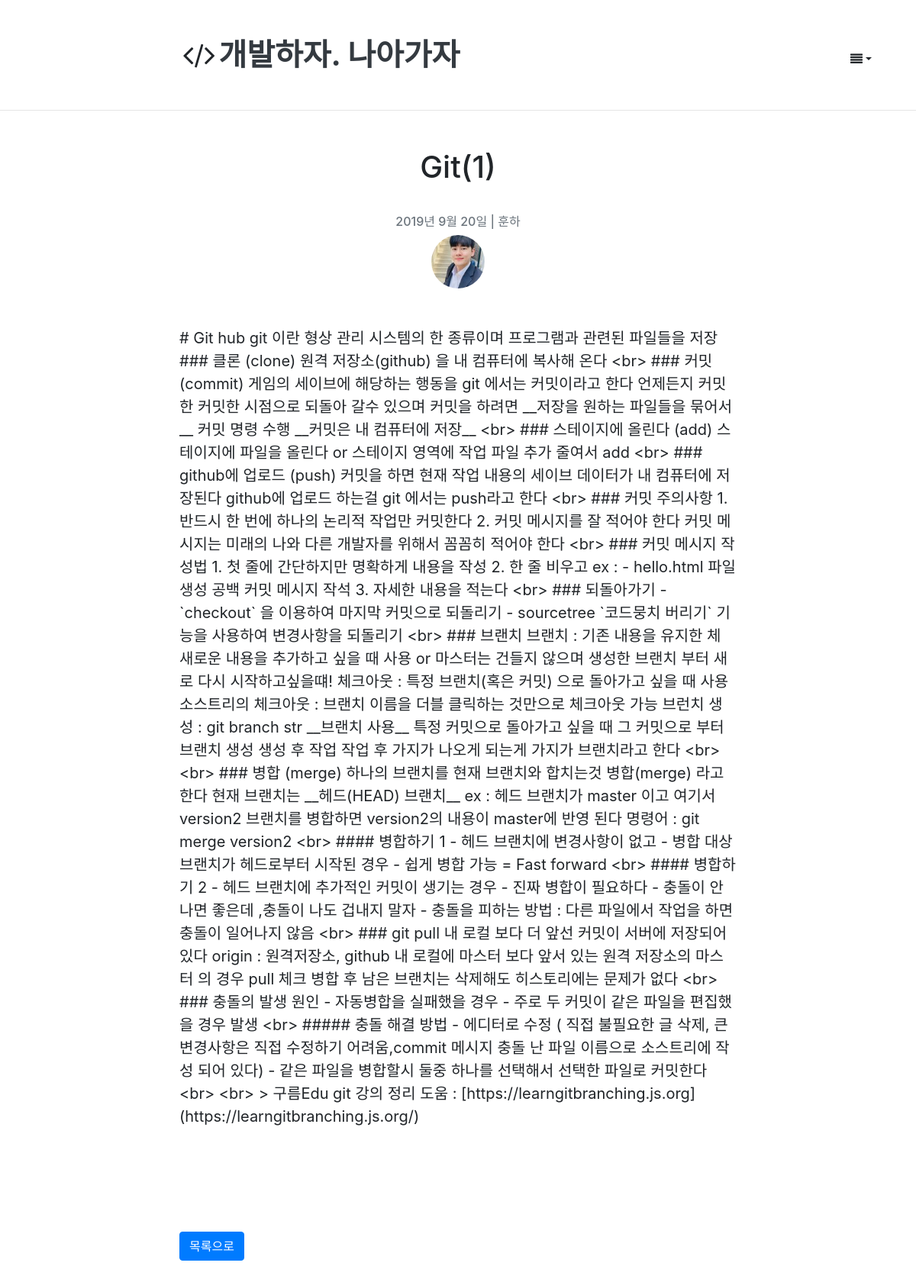
Screenshot of /50/ with the database file from the repository.
### blog/models.py (models this page shows, shortened)
class Post(models.Model):
    author = models.ForeignKey(Account , on_delete=models.CASCADE)
    title = models.CharField(max_length=100, verbose_name = 'Title' , help_text = 'Please enter a posting title')
    text = models.TextField(verbose_name='Contents')
    photo = ProcessedImageField(blank=True, upload_to = 'blog/post/%Y' ,processors = [Thumbnail(300,300)],format='JPEG' ,options={'quality': 60})
    created_date= models.DateTimeField(default =timezone.now)
    published_date = models.DateTimeField(blank=True , null=True)
    tags = models.CharField(max_length=100, blank=True)
    class Meta:
        ordering = ['-id']

### account/models.py (models this page shows, shortened)
class Account(AbstractBaseUser, PermissionsMixin):
    email = models.EmailField(
        verbose_name=('email address'),
        max_length=255,
        unique=True,
    )
    username = models.CharField(('username'), max_length=30,
                                help_text=('Requierd. 30 characters or fewer. Letters, digits'
                                           ' and ./+/-/_ only'),
                                validators=[  # 정규식을 통한 특수문자 제외
                                    validators.RegexValidator(r'^[\w.+-]+$', ('Enter a valid username.'), 'invalid')
                                ])
    is_staff = models.BooleanField(('staff status'), default=False,
                                   help_text='Designates whether the user can log into this admin site')
    is_active = models.BooleanField(('active'), default=True,
                                    help_text='Designates whether this user should be treated as '
                                              'active. Unselect this instead of deleting accounts.')
    date_joined = models.DateTimeField(('date joined'), default=timezone.now)
    thumbnail = ProcessedImageField(blank=True, upload_to="profile" , null=True, processors=[ResizeToFill(100,100)],
                                    format='JPEG', options={'quality': 80})
    created_at = models.DateTimeField(auto_now_add=True)
    updated_at = models.DateTimeField(auto_now=True)
    object = AccountManager()
    USERNAME_FIELD = 'email'
    REQUIRED_FIELDS = ['username']
    class Meta:
        verbose_name = ('user')
        verbose_name_plural = ('users')
        swappable = 'AUTH_USER_MODEL'

### blog/views.py (the view)
# urls.py: path('<int:pk>/',views.post_detail, name='post_detail'),
def post_detail(request, pk):
    post = Post.objects.select_related('author').get(pk=pk)
    return render(request, 'blog/post_detail.html', {'post': post})

### blog/templates/blog/post_detail.html (shortened to what this page needs)
{% extends "blog/layout.html" %}
{% block content %}
    <div class="container">
        <div class="row">
            <div class="col-md-2"></div>
            <div class="col-md-8">
                <div class="post">
                    <div class="post-header" style="padding-bottom: 50px;">
                        <h1 style="text-align: center; padding-bottom: 30px;">{{ post.title }}</h1>
                        <div class="post-meta" style="text-align: center">
                            <h6 class="text-muted">  {{ post.published_date |date:"Y년 M d일" }}
                                | {{ post.author.username }}</h6>
                            <img src="{{ post.author.thumbnail.url }}" alt="" style=" width: 70px; border-radius: 50%">
                        </div>
                    </div>
                    <div class="content-markdown" id="editSection">
                        <div class="content" style="font-size:20px;">{{ post.text }}</div>
                    </div>
                        {% load disqus_tags %}
                    <br>
                    <a href="{% url 'post_list' %}" class="btn btn-primary">목록으로</a>
                    <br>
                </div>
            </div>
        </div>
    </div>
{% endblock %}

### templates/layout.html (style rules this page uses)
html { position: relative; min-height: 100%; }
body { margin-bottom: 60px; min-height: 100%; }

### rows the page displays
Post: title "Git(1)", published_date "2019년 9월 20일", author.username "훈하", author.thumbnail (picture), text "# Git hub git 이란 형상 관리 시스템의 한 종류이며 프로그램과 관련된 파일들을 저장 ### 클론 (clone) 원격 저장소(github) 을 내 컴퓨터에 복사해 온다 <br> ### 커밋 (commit) 게임의 세이브에 해당하는 행동을 git 에서는 커밋이라고 한다 언제든지 커밋한 커밋한 시점으로 되돌아 갈수 있으며 커밋을 하려면 __저장을 원하는 파일들을 묶어서__ 커밋 명령 수행 __커밋은 내 컴퓨터에 저장__ <br> ### 스테이지에 올린다 (add) 스테이지에 파일을 올린다 or 스테이지 영역에 작업 파일 추가 줄여서 add <br> ### github에 업로드 (push) 커밋을 하면 현재 작업 내용의 세이브 데이터가 내 컴퓨터에 저장된다 github에 업로드 하는걸 git 에서는 push라고 한다 <br> ### 커밋 주의사항 1. 반드시 한 번에 하나의 논리적 작업만 커밋한다 2. 커밋 메시지를 잘 적어야 한다 커밋 메시지는 미래의 나와 다른 개발자를 위해서 꼼꼼히 적어야 한다 <br> ### 커밋 메시지 작성법 1. 첫 줄에 간단하지만 명확하게 내용을 작성 2. 한 줄 비우고 ex : - hello.html 파일생성 공백 커밋 메시지 작석 3. 자세한 내용을 적는다 <br> ### 되돌아가기 - `checkout` 을 이용하여 마지막 커밋으로 되돌리기 - sourcetree `코드뭉치 버리기` 기능을…"
